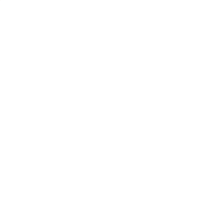
Frame 1 (no input)
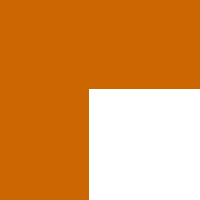
Frame 60 (the mouse pressed at the canvas centre just before this capture)
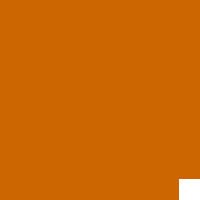
Frame 120 (the mouse held since frame 60 and released just before this capture)

The Processing sketch that drew these frames (run headless with seeded random() and noise(); from frame 60 on, the mouse is pressed at the canvas centre):

// Processing sketch: processing_167349
// ── processing_167349.pde

 
float a=0;
float s = 0;


void setup(){
  //Setting up background size
  size(200,200); 
  //Setting up a white background
  background(255); 
 
}

void draw(){
  

scale(s);
s=s+3;
stroke(204, 102, 0);
  rect(0, 0, 50, 50); 


}
